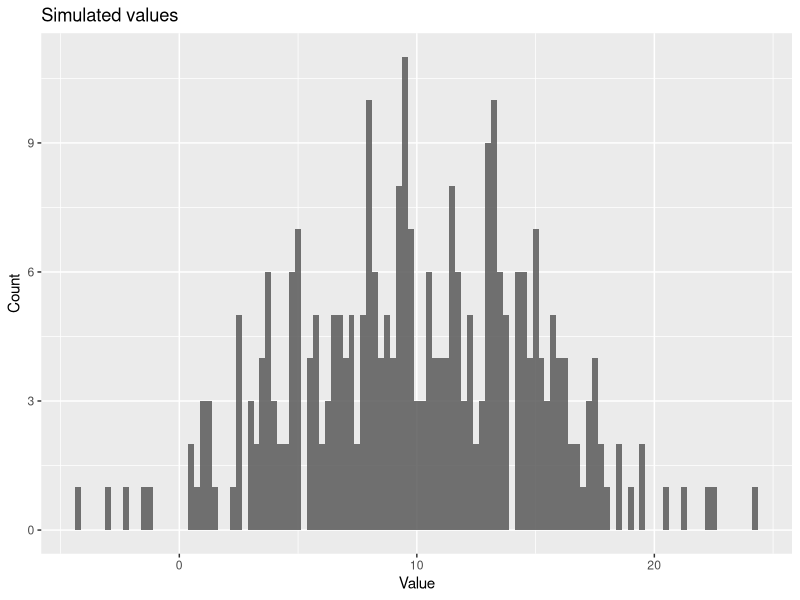
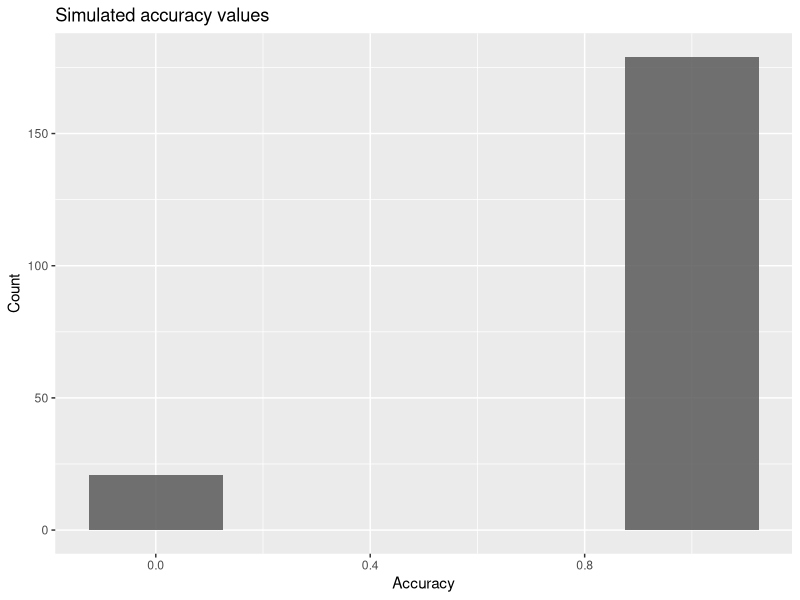
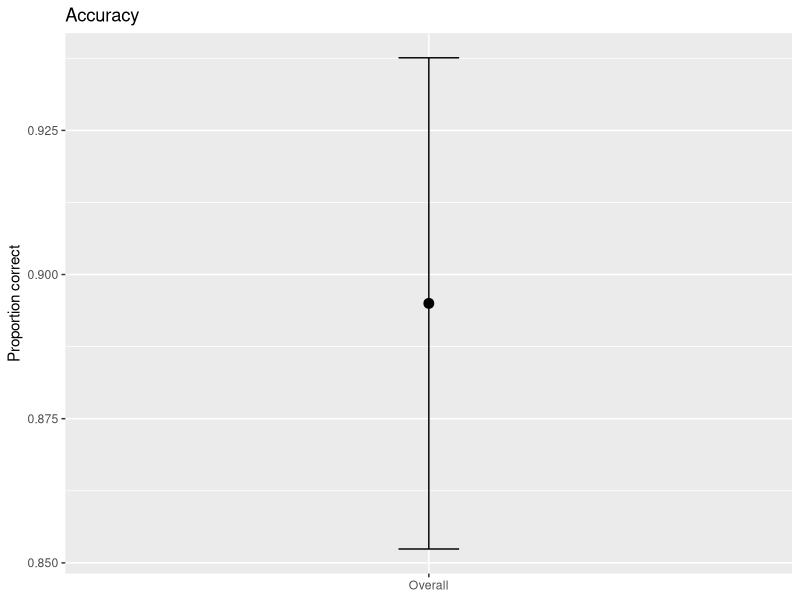
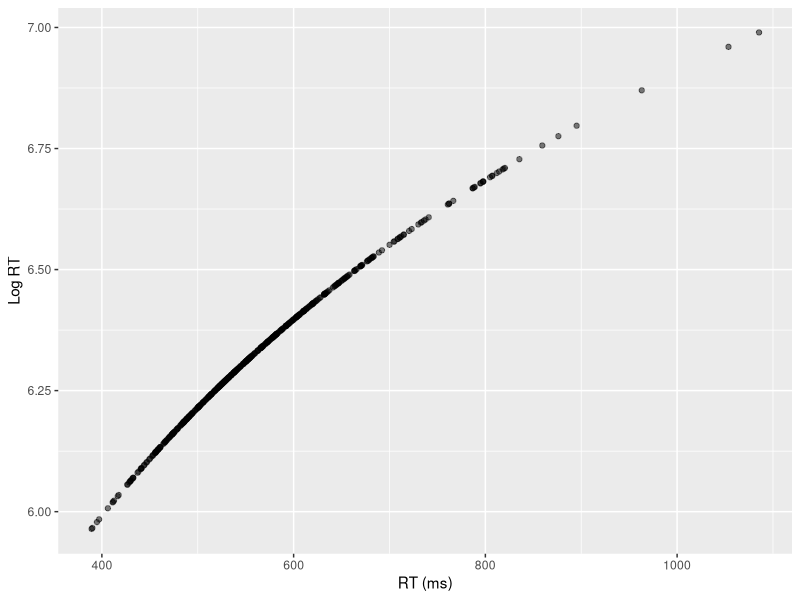
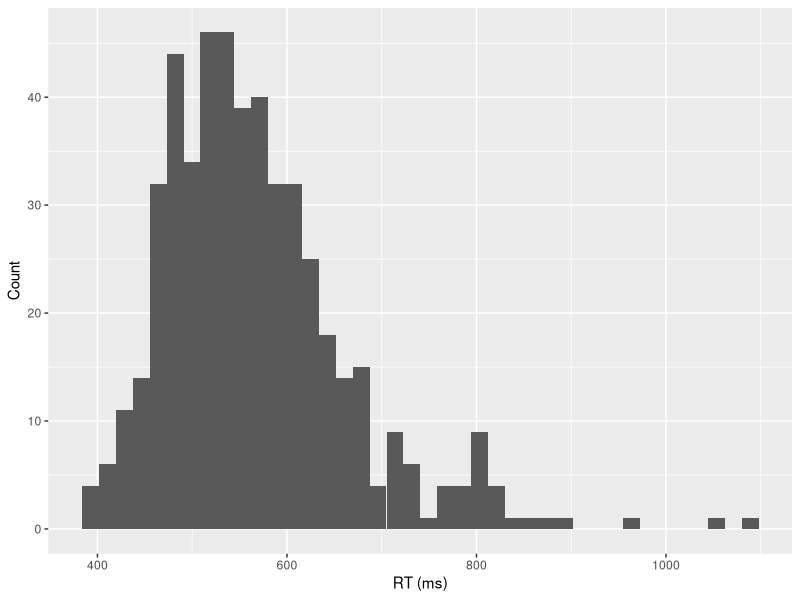
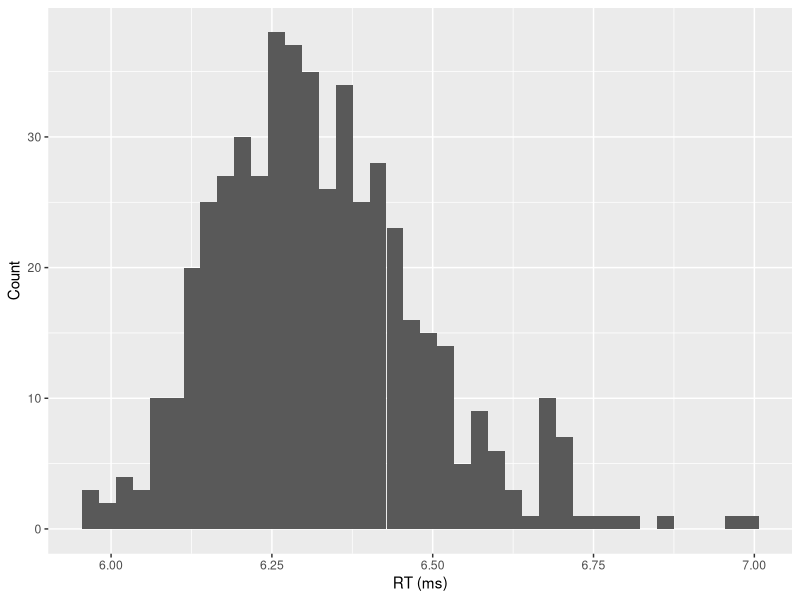
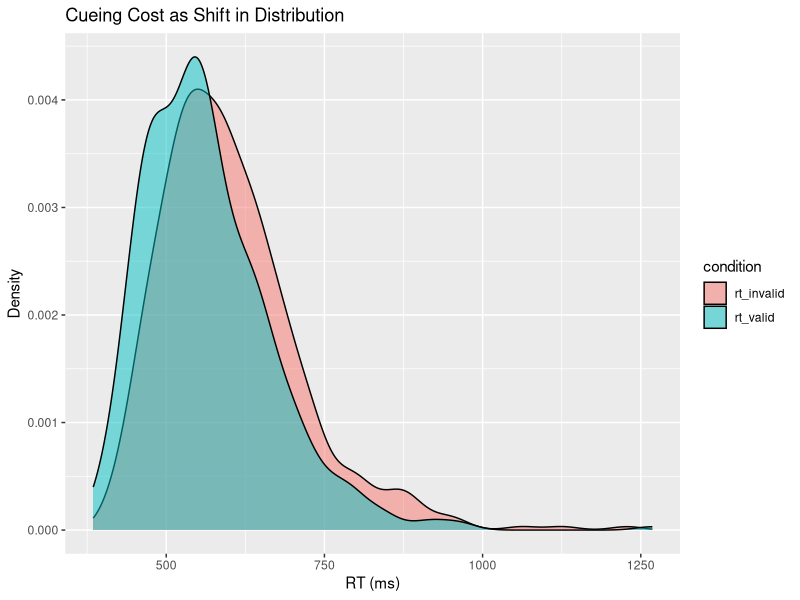

These figures' R source, in order:
## ---- chunk 1
#| label: setup
library(tidyverse)
set.seed(2025)

## ---- chunk 2

# you can play around with these
n <- 300 # number of datapoints
mu <- 10 # mean of the distribution
sd_norm <- 5 # sd of the distribution

# rnorm is your simulation function here
# take a look at how it's used by typing `?rnorm` in the Console
## note that this function is taking the inputs you specified above -- it doesn't matter what these are called
norm_df <- tibble(sim_values = rnorm(n, mu, sd_norm))

# so you know, this code would do the same thing
# norm_df <- tibble(sim_values = rnorm(300, 0, 1))

# okay, check out the top of this dataframe
head(norm_df)
## ---- chunk 3
# TODO: Calculate mean, sd, and n for norm_df
# Hint: Use summarise() with mean(), sd(), and n()

# What happens if you increase the "n"? How do these summaries change?

norm_df_summary = norm_df |> 
  summarise(
    mean = mean(sim_values), 
    sd = sd(sim_values), 
    n = n()  
  )

# Print the results
print(norm_df_summary)


## ---- chunk 4
ggplot(norm_df, aes(x=sim_values)) +
  geom_histogram(binwidth = 0.25, alpha = 0.85) +
  labs(title = "Simulated values", x = "Value", y = "Count")
## ---- chunk 5
#| label: binom-bernoulli
# TODO: create a simulated dataframe using rbinom (remember, you can look at the help for the function)
# Hint: Use tibble() and rbinom(n=200, size=1, prob=0.92)

acc_df = tibble(acc = rbinom(n=200, size=1, prob=0.92))
head(acc_df)


# TODO: summarise and count
# Hint: Use summarise() to calculate proportion correct and n, then count(acc) for the count table

acc_df_summary = acc_df |> 
  summarise(
    prop_correct = mean(acc), 
    n = n()  
  )

# Print the results
print(acc_df_summary)

acc_df |> count()

## ---- chunk 6
## TO DO: Make a histogram of these values
# Hint: Use ggplot() with geom_histogram()

ggplot(acc_df, aes(x=acc)) +
  geom_histogram(binwidth = 0.25, alpha = 0.85) +
  labs(title = "Simulated accuracy values", x = "Accuracy", y = "Count")

## ---- chunk 7
# TODO: plot overall proportion 
# Hint:  use `stat_summary(fun = mean)` for the mean

# TODO: Plot some measure of variability (SD or 95% CI)
# Hint: stat_summary(fun.data = mean_se, fun.args = list(mult = 1.96), geom = "errorbar", width = 0.1) +
# mean_se(mult = 1.96) gives the mean +/- 1.96 standard errors, an approximate 95% CI
# You have to give stat_summary an x-value, but since there isn't really one here you can just give it a label (e.g., "overall")

ggplot(acc_df, aes(x = 'Overall', y = acc)) +
  stat_summary(fun = mean, geom = "point", size = 3) +
  stat_summary(fun.data = mean_se, fun.args = list(mult = 1.96), geom = "errorbar", width = 0.1) +
  labs(x = NULL, y = "Proportion correct", title = "Accuracy")

## ---- chunk 8
#| label: binom-conditions-blocks
# TODO: simulate
# Hint: Create a tibble with condition, block, and acc columns
# Use rep() to repeat conditions and blocks appropriately
# Use rbinom() with different probabilities for easy vs hard conditions
acc2 <- tibble(
  condition = rep(c("easy", "hard"), each = 100),  # Fill in number of trials per condition
  block = rep(rep(1:4, each = 25), times = 2),   # Fill in trials per block
  acc = c(
    rbinom(100, 1, 0.97),  # Fill in number of trials for easy condition
    rbinom(100, 1, 0.87)   # Fill in number of trials for hard condition
  )
)


# TODO: Check per-block counts
# Hint: Use add_count() and distinct()
acc2 |>
  add_count(block, name = "n_block") |>
  distinct(block, n_block)


# TODO: Summaries by condition × block
# Hint: Use group_by() and summarise()
acc_by_cb <- acc2 |>
  group_by(condition, block) |>  # Fill in grouping variables
  summarise(
    prop_correct = mean(acc),  # Fill in column name
    trials = n(), 
    .groups = "drop"
  )

# TODO: Pivot wider
# Hint: Use pivot_wider() to make conditions into separate columns
acc_wide <- acc_by_cb |>
  pivot_wider(
    names_from = condition,     # Fill in the column to become column names
    values_from = prop_correct  # Fill in the column to become values
  )

# View the results
print("Summary by condition and block:")
print(acc_by_cb)
print("Wide format:")
print(acc_wide)

## ---- chunk 9
# Helper: shifted lognormal RTs (t0 + LogNormal(meanlog, sdlog))
r_shifted_lognorm <- function(n, t0, meanlog, sdlog) {
  t0 + rlnorm(n, meanlog = meanlog, sdlog = sdlog)
}
## ---- chunk 10
#| label: lognormal-single
# TODO: Simulate RTs and their logged RTs
# Hint: Use the r_shifted_lognorm() function with the specified parameters
# Create a tibble with rt and log_rt columns

rt_df <- tibble(
  rt = r_shifted_lognorm(500, t0 = 300, meanlog = log(250), sdlog = 0.35)  # Fill in the parameters
) |>
  mutate(log_rt = log(rt))  # Fill in the column name

# Check the first few rows
head(rt_df)


## ---- chunk 11
# TODO: Plot rt vs log_rt
# Hint: ggplot() with geom_point()

ggplot(rt_df, aes(x = rt, y = log_rt)) +
  geom_point(alpha = 0.5) +
  labs(x = "RT (ms)", y = "Log RT")

## ---- chunk 12
# TODO: histograms of rt and log_rt
# Hint: ggplot() with geom_histogram(), as in section A

ggplot(rt_df, aes(x = rt)) +  # first rt, then copy the chunk and use log_rt
  geom_histogram(bins = 40) +
  labs(x = "RT (ms)", y = "Count")

ggplot(rt_df, aes(x = log_rt)) +  # first rt, then copy the chunk and use log_rt
  geom_histogram(bins = 40) +
  labs(x = "RT (ms)", y = "Count")

## ---- chunk 13
# TODO: summaries
# Hint: Use summarise() to calculate mean_rt, median_rt, max_rt, sd_rt

rt_df |> 
  summarise(
    mean_rt = mean(rt), 
    median_rt = median(rt),
    max_rt = max(rt),
    sd_rt = sd(rt), 
    n = n()  
  )


## ---- chunk 14
# TODO: Simulate RTs for valid and invalid conditions
# Hint: Use r_shifted_lognorm() with different parameters for each condition
# Invalid cues should be slower (higher meanlog)

rt_df_valid_invalid <- tibble(
  rt_valid = r_shifted_lognorm(500, t0 = 300, meanlog = log(250), sdlog = 0.35),     # Fill in parameters for valid condition
  rt_invalid = r_shifted_lognorm(500, t0 = 300, meanlog = log(250+40), sdlog = 0.35)   # Fill in parameters for invalid condition (slower)
)

# Check the first few rows
head(rt_df_valid_invalid)
## ---- chunk 15
# TODO: Use pivot_longer to reshape the data
# Hint: Convert rt_valid and rt_invalid columns into rt and condition columns

rt_df_valid_invalid_longer <- rt_df_valid_invalid |>
  pivot_longer(
    cols = c(rt_valid, rt_invalid),        # Fill in the column names to pivot
    values_to = "rt",           # Fill in the name for the values column
    names_to = "condition"             # Fill in the name for the names column
  )

# Check the first few rows
head(rt_df_valid_invalid_longer)

## ---- chunk 16

# TODO: group_by() condition and summarise mean_rt, sd_rt
# Hint: Use group_by(condition) then summarise()

valid_invalid_summary <- rt_df_valid_invalid_longer |>
  group_by(condition) |>  # Fill in the grouping variable
  summarise(
    mean_rt = mean(rt),  # Fill in column name
    sd_rt = sd(rt),      # Fill in column name
    n = n()
  )

# Print the results
print(valid_invalid_summary)

## ---- chunk 17
## TODO: Use ggplot to make density plot of simulated data
# Hint: Use geom_density() with fill=condition in aes()

ggplot(rt_df_valid_invalid_longer, aes(x = rt, fill = condition)) +  # Fill in dataframe and column names
  geom_density(alpha = 0.5) +            # Fill in alpha value (0-1)
  labs(title = "Cueing Cost as Shift in Distribution", x = "RT (ms)", y = "Density")


## ---- chunk 18
# TODO: Simulate multiple participants
# Hint: Use a for loop to iterate over participants
# Each participant should have different baseline shifts
# Use bind_rows() to combine all participant data
## ---- chunk 19
# TODO: Summarize by participant and condition
# Hint: Use group_by(participant, condition) and summarise()
## ---- chunk 20
# TODO: Plot average RTs and 95 CIs over individual subjects
# Hint: Use stat_summary() for means and CIs, geom_point() for individual data
